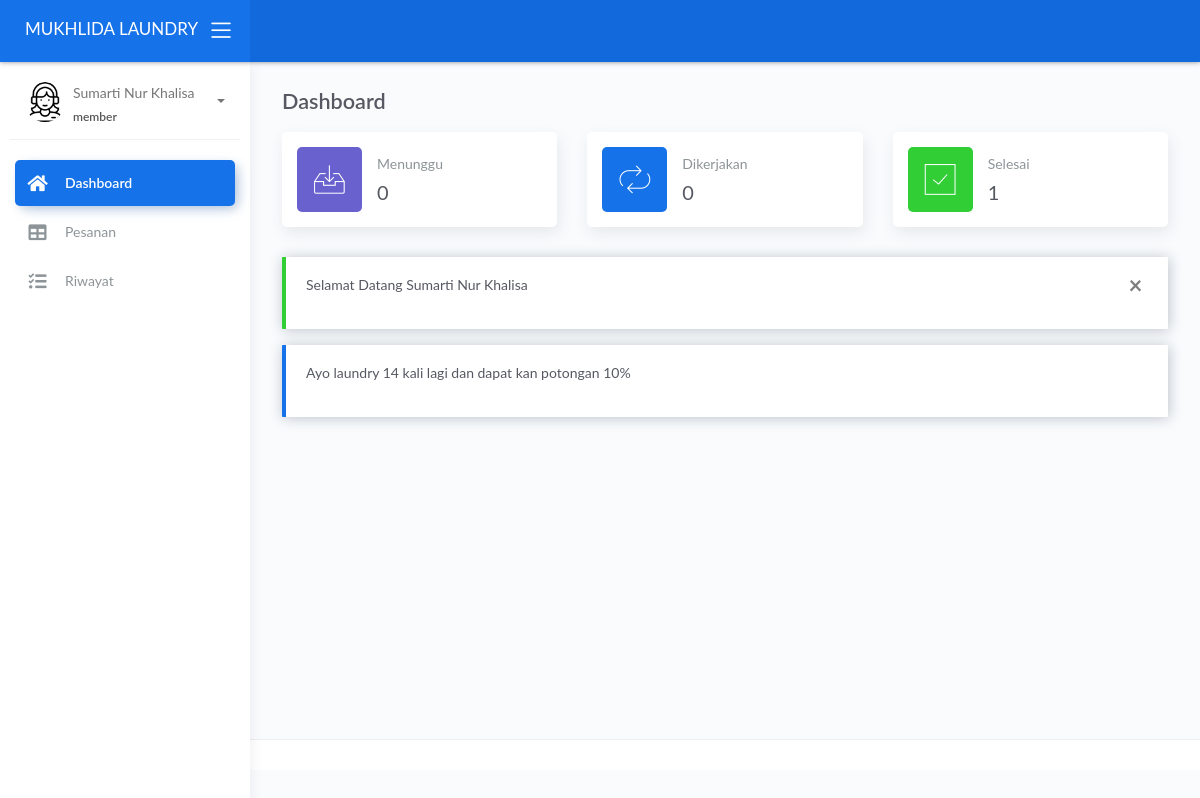
Page /member/index.php (signed in) on the earlier database version.
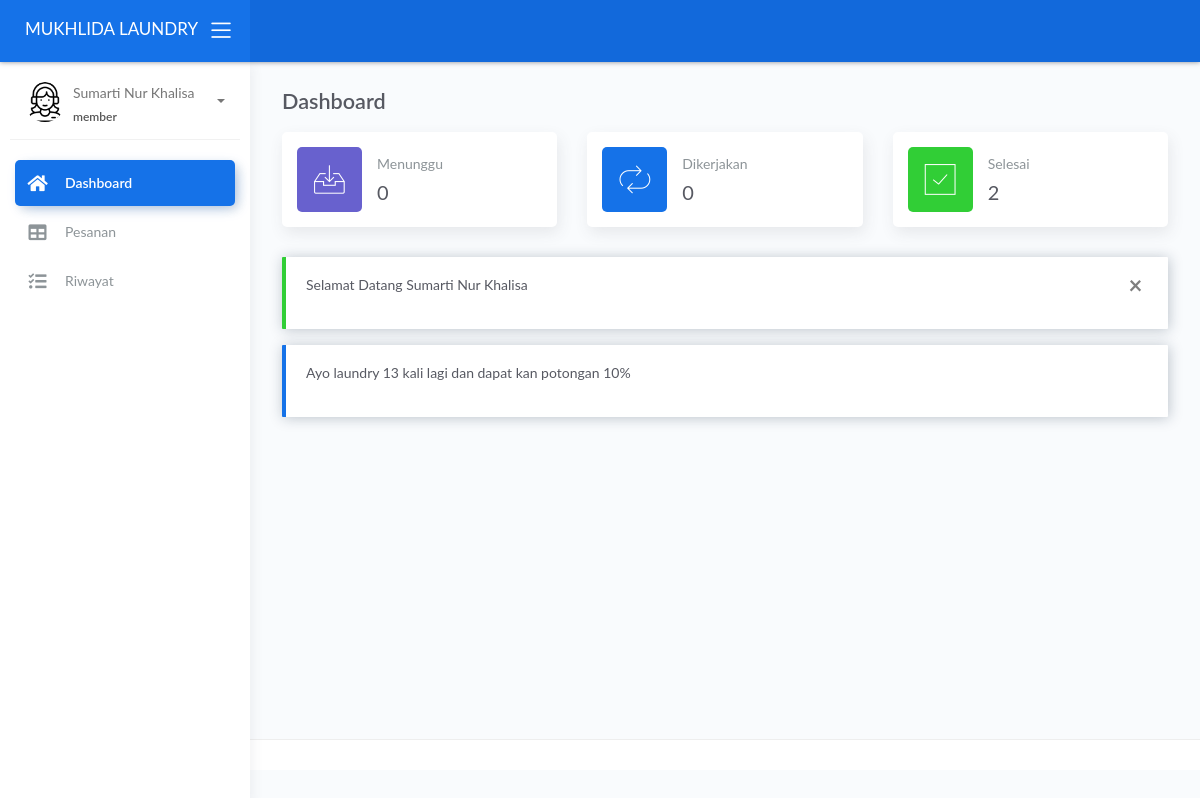
Same page on the later database version.
### tables this page shows
CREATE TABLE IF NOT EXISTS `diskon` (
  `pemesanan` int(3) NOT NULL,
  `potongan` int(3) NOT NULL,
  `updated_at` timestamp NULL DEFAULT CURRENT_TIMESTAMP ON UPDATE CURRENT_TIMESTAMP
);

CREATE TABLE IF NOT EXISTS `diskon_counter` (
  `id_member` varchar(5) NOT NULL,
  `counter` int(2) NOT NULL DEFAULT '0'
);

### member/sistem/content.php (called while the page is built, shortened)
<?php
$get_page = $_GET['page'];
switch ($get_page) {
    default:
        $title = 'Dashboard';
        break;
}

### member/views/home.php (the view)
<?php
$pesanan_counter = mysqli_fetch_assoc(mysqli_query($koneksi, "SELECT counter FROM diskon_counter WHERE id_member = '$_SESSION[id]'"));
$diskon = mysqli_fetch_assoc(mysqli_query($koneksi, "SELECT * FROM diskon"));
$menunggu = mysqli_fetch_assoc(mysqli_query($koneksi, "SELECT count(kode_transaksi) AS jml FROM transaksi WHERE status = '0' AND id_member = '$_SESSION[id]'"));
$dikerjakan = mysqli_fetch_assoc(mysqli_query($koneksi, "SELECT count(kode_transaksi) AS jml FROM transaksi WHERE status = '1' AND id_member = '$_SESSION[id]'"));
$selesai = mysqli_fetch_assoc(mysqli_query($koneksi, "SELECT count(kode_transaksi) AS jml FROM transaksi WHERE status = '4' AND id_member = '$_SESSION[id]'"));
?>
<div class="page-inner">
    <div class="row heading">
        <div class="col-8">
            <h2 class="pb-2 fw-bold"><?= $title ?></h2>
        </div>
    </div>
    <div class="row">
        <div class="col-sm-12 col-md-4">
            <div class="card card-stats card-round">
                <div class="card-body">
                    <div class="row align-items-center">
                        <div class="col-icon">
                            <div class="icon-big tect-center bubble-shadow-small icon-secondary"><i class="flaticon-inbox"></i></div>
                        </div>
                        <div class="col col-stats ml-3 ml-sm-0">
                            <div class="numbers">
                                <p class="card-category">Menunggu</p>
                                <h4 class="card-title"><?= $menunggu['jml'] ?></h4>
                            </div>
                        </div>
                    </div>
                </div>
            </div>
        </div>
        <div class="col-sm-12 col-md-4">
            <div class="card card-stats card-round">
                <div class="card-body">
                    <div class="row align-items-center">
                        <div class="col-icon">
                            <div class="icon-big tect-center bubble-shadow-small icon-primary"><i class="flaticon-repeat"></i></div>
                        </div>
                        <div class="col col-stats ml-3 ml-sm-0">
                            <div class="numbers">
                                <p class="card-category">Dikerjakan</p>
                                <h4 class="card-title"><?= $dikerjakan['jml'] ?></h4>
                            </div>
                        </div>
                    </div>
                </div>
            </div>
        </div>
        <div class="col-sm-12 col-md-4">
            <div class="card card-stats card-round">
                <div class="card-body">
                    <div class="row align-items-center">
                        <div class="col-icon">
                            <div class="icon-big tect-center bubble-shadow-small icon-success"><i class="flaticon-check"></i></div>
                        </div>
                        <div class="col col-stats ml-3 ml-sm-0">
                            <div class="numbers">
                                <p class="card-category">Selesai</p>
                                <h4 class="card-title"><?= $selesai['jml'] ?></h4>
                            </div>
                        </div>
                    </div>
                </div>
            </div>
        </div>
    </div>
    <?php if (@$_SESSION['pesan']): ?>
        <div class="alert alert-<?= $_SESSION['pesan']['status'] == 'error' ? 'danger' : $_SESSION['pesan']['status'] ?> alert-dismisable fade show" role="alert">
            <button class="close" data-dismiss="alert" aria-label="Close">
                <span aria-hidden="true">&times;</span>
            </button>
            <p><?= $_SESSION['pesan']['msg'] ?></p>
        </div>
    <?php endif; ?>
    <?php if ($pesanan_counter['counter'] < $diskon['pemesanan']): ?>
        <div class="alert alert-primary fade show" role="alert">
            <p>Ayo laundry <?= ($diskon['pemesanan'] - $pesanan_counter['counter']) ?> kali lagi dan dapat kan potongan <?= $diskon['potongan'] ?>&percnt;</p>
        </div>
    <?php endif; ?>
</div>

Differences in the rows shown:
changed through a linked row, diskon: $diskon['pemesanan']-$pesanan_counter['counter'] "14" → "13"
Other differences:
$selesai['jml']: "1" → "2"
